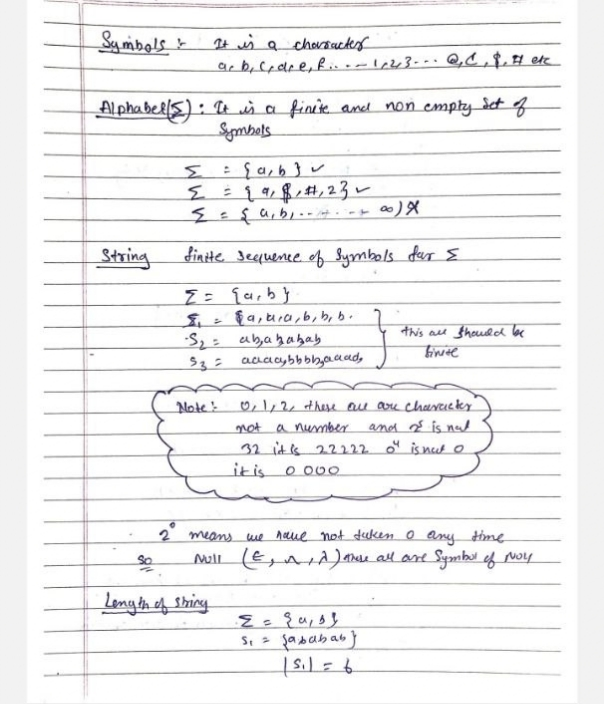
#> input picture WhatsApp Image 2026-10-12 at 7.42.30 PM.jpeg, 604 x 704 px
$ python bands.py '../WhatsApp Image 2026-10-12 at 7.42.30 PM.jpeg'
#> lines starting #> are read from the running program, lines starting #| are printed output that depends on the picture; after the words box and inside, x2 and y2 are one past the last pixel; in counts of white or black regions, pixels touching at a corner belong together
### tools/lineclean.py
"""Remove printed ruled lines from scanned notebook pages while keeping handwriting.

Pure numpy + Pillow (no OpenCV needed).

Why this is not just "threshold the grey" - measured on a real 78-page scan:

  paper            ~1.00
  ruled lines      ~0.15-0.50  (dark!  essentially as dark as the pen)
  show-through     ~0.89-0.99  (the reverse page's ruling + JPEG ringing)
  pen ink          ~0.11       (near black)

Two consequences drive the whole design:

  1. The rules are *not* faint here, so darkness cannot separate them from the
     pen - the two differ only in *shape*.  A rule is a long, thin, horizontal
     structure; a pen stroke is neither long, nor thin, nor horizontal.  So the
     rules are found with a long horizontal opening of the ink mask, and ink is
     protected only by its *vertical extent* - a pen stroke has it, a 2-5px rule
     does not.  A darkness guard must NOT be used here: it matches the rules
     (they are dark) and silently protects every one of them.
  2. Scans are *rotated*.  A 0.94 deg skew drifts a rule ~37px across the page,
     so no single pixel row ever contains a whole rule: a tilted dark line covers
     only ~15% of any row, and both a per-row coverage test and a non-deskewed
     horizontal opening fail completely on it.  The page is therefore deskewed
     *before* detection, by shearing the mask only (never the image, so the
     handwriting is never resampled).

The faint 0.89-0.99 material is handled twice, both times by *darkness* rather
than by shape.  The white point is cut below the paper level, which sends that
whole family to plain white as a tone curve - no geometry is touched, so nothing
can be moved or thinned but its faintest edge.  What is left of it is then swept
up by a separate pass where it also forms a long horizontal run, guarded by
darkness, so dark ink of any shape is never touched by that pass.
"""
from __future__ import annotations

import numpy as np
from PIL import Image, ImageFilter

EPS = 1e-6


# --------------------------------------------------------------------------- #
# numeric helpers
# --------------------------------------------------------------------------- #
def lum(a: np.ndarray) -> np.ndarray:
    """Luminance of an HxWx3 float array in [0,1]."""
    return (0.299 * a[..., 0] + 0.587 * a[..., 1] + 0.114 * a[..., 2]).astype(np.float32)


def _shift_or(m: np.ndarray, s: int, axis: int) -> np.ndarray:
    """Binary dilation by `s` along one axis (edge replicated)."""
    out = m.copy()
    if axis == 0:
        if s < m.shape[0]:
            out[s:, :] |= m[:-s, :]
            out[:-s, :] |= m[s:, :]
    else:
        if s < m.shape[1]:
            out[:, s:] |= m[:, :-s]
            out[:, :-s] |= m[:, s:]
    return out


def dilate(m: np.ndarray, radius: int, axis: int) -> np.ndarray:
    """Dilate a bool array by `radius` along `axis` using binary decomposition."""
    if radius <= 0:
        return m
    r, s = int(radius), 1
    while r > 0:
        if r & 1:
            m = _shift_or(m, s, axis)
        r >>= 1
        s <<= 1
    return m


def erode(m: np.ndarray, radius: int, axis: int) -> np.ndarray:
    """Erode a bool array by `radius` along `axis` (dual of dilate)."""
    if radius <= 0:
        return m
    return ~dilate(~m, radius, axis)


def shear_offsets(w: int, slope: float) -> np.ndarray:
    """Per-column vertical shift (px) that straightens a line of slope `slope`."""
    xs = np.arange(w, dtype=np.float64)
    return np.round(slope * (xs - w / 2.0)).astype(np.int64)


def _shear(m: np.ndarray, off: np.ndarray, sign: int) -> np.ndarray:
    h = m.shape[0]
    idx = np.clip(np.arange(h, dtype=np.int64)[:, None] + sign * off[None, :], 0, h - 1)
    return np.take_along_axis(m, idx, axis=0)


def shear(m: np.ndarray, off: np.ndarray) -> np.ndarray:
    """Deskew: column x is sampled `off[x]` rows further down."""
    return _shear(m, off, 1)


def unshear(m: np.ndarray, off: np.ndarray) -> np.ndarray:
    """Inverse of `shear` (exact, so masks round-trip)."""
    return _shear(m, off, -1)


# [14 lines left out: function paper_field, not called in this run]


def _smoothstep(x: np.ndarray, lo: float, hi: float) -> np.ndarray:
    t = np.clip((x - lo) / max(hi - lo, EPS), 0.0, 1.0)
    return (t * t * (3.0 - 2.0 * t)).astype(np.float32)


# [13 lines left out: function _groups, not called in this run]


# --------------------------------------------------------------------------- #
# configuration
# --------------------------------------------------------------------------- #
class Config:
    # thresholds, all relative to the measured paper luminance
    ink_delta: float = 0.012      # "not paper" = this far below the paper level
    medium_delta: float = 0.22    # darker than this = real ink (pen; rules too!)

    # background whitening - the "make the paper plain white" step.  Everything
    # lighter than (paper - bg_white) is pushed to paper-white, over a ramp
    # `white_span` wide below that cut.  The measured populations leave a wide
    # empty gap: show-through measures 0.89-0.99 and pen ink ~0.11, so a cut at
    # paper - 0.18 takes all of the former and none of the latter, and the
    # 0.55-0.78 ramp band holds almost nothing for it to thin.  Being a tone
    # curve it cannot move a stroke's geometry, only its faintest edge.
    bg_white: float = 0.18

    # ruled-line detection
    line_radius_frac: float = 0.15  # horizontal erosion radius, fraction of width
    line_min_radius: int = 40
    vpad: int = 3                   # vertical dilation that absorbs residual skew
    line_pad_v: int = 3             # extra rows above/below a show-through band
    vdeep_radius: int = 4           # vertical run >= 2r+1 px == a real stroke
    band_pad_h: int = 40            # horizontal over-fill when bridging a band

    # faint (>= paper - medium_delta) long horizontal bands: show-through, blush,
    # JPEG ringing.  Removed in a separate, darkness-guarded pass.
    clear_showthrough: bool = True

    # white point
    paper_pct: float = 92.0         # per-channel paper level percentile
    white_pct: float = 95.0         # percentile that defines "this is paper"
    white_span: float = 0.22        # luminance band over which paper fades out

    # skew search
    skew_downsample: int = 4
    skew_range: float = 0.05        # +/- slope searched
    skew_step: float = 0.004        # coarse step, refined by 8x after

    # vertical margin lines: preserved by construction, unless switched off
    preserve_vlines: bool = True
    vline_radius: int = 60


# --------------------------------------------------------------------------- #
# skew estimation
# --------------------------------------------------------------------------- #
def estimate_skew(faint: np.ndarray, cfg: Config) -> float:
    """Slope (vertical drift per pixel of width) that best straightens the rules.

    Scored by how concentrated the row profile becomes: a horizontal rule piles
    all of its ink into one row, a tilted one smears it over ~26.  Run on faint
    non-pen pixels only, so the (much darker, much larger) handwriting cannot
    swamp the signal.
    """
    h, w = faint.shape
    d = max(1, cfg.skew_downsample)
    H, W = h // d, w // d
    if H < 8 or W < 8:
        return 0.0
    small = faint[:H * d, :W * d].reshape(H, d, W, d).mean(axis=(1, 3)).astype(np.float32)
    x_full = np.arange(W, dtype=np.float64) * d + (d - 1) / 2.0

    def score(slope: float) -> float:
        off = np.round(slope * (x_full - w / 2.0) / d).astype(np.int64)
        idx = np.clip(np.arange(H, dtype=np.int64)[:, None] + off[None, :], 0, H - 1)
        rows = np.take_along_axis(small, idx, axis=0).sum(axis=1)
        return float(((rows - rows.mean()) ** 2).mean())

    coarse = np.arange(-cfg.skew_range, cfg.skew_range + 1e-9, cfg.skew_step)
    best = float(max(coarse, key=score))
    fine = np.arange(best - cfg.skew_step, best + cfg.skew_step + 1e-9, cfg.skew_step / 8)
    return float(max(fine, key=score))


# --------------------------------------------------------------------------- #
# main routine
# --------------------------------------------------------------------------- #
# [127 lines left out: function clean_page, not called in this run]

### tools/bands.py
"""List every horizontal band the cleaner detects on one page, with its shape.

    python tools/bands.py preview/p001_before.png

Printed rules are a *family*: same thickness, same horizontal extent, regular
spacing, and - decisively - the same positions on all 78 pages.  A hand-drawn
horizontal line (a diagram bar, a long underline) is a one-off: arbitrary
thickness, arbitrary extent, arbitrary position.

This prints the shape of every detection, plus the median thickness and extent a
family filter would test against, so the family can be identified from numbers
rather than guessed at.  The bands listed are exactly the rows pass 4 clears
(before the vertical-extent guard).

`detect()` is the shared entry point: `tools/families.py` imports it to pool
band positions across every page of the PDF.
"""
from __future__ import annotations

import sys

import numpy as np
from PIL import Image

from lineclean import (Config, dilate, erode, estimate_skew, lum, shear,
                       shear_offsets)


def groups(idx: np.ndarray) -> list[tuple[int, int]]:
    """Group sorted integer indices into runs of consecutive values."""
    out: list[tuple[int, int]] = []
    if not len(idx):
        return out
    start = prev = int(idx[0])
    for v in idx[1:]:
        v = int(v)
        if v != prev + 1:
            out.append((start, prev))
            start = v
        prev = v
    out.append((start, prev))
    return out


def detect(rgb: np.ndarray, cfg: Config | None = None) -> tuple[list[dict], dict]:
    """The bands this page would clear, in the *deskewed* frame.

    Runs exactly the detection half of `lineclean.clean_page` (masks, skew,
    shear, opening), before the vertical-extent guard is applied.  Each row is
    {y, t, x0, x1, ext, dark, dfrac}; `y` is comparable across pages because it
    is measured after the shear has straightened the page.
    """
    cfg = cfg or Config()
    a = np.asarray(rgb, dtype=np.float32) / 255.0
    g = lum(a)
    h, w = g.shape
    paper = float(np.percentile(g[::4, ::4], cfg.white_pct))
    faint = g < (paper - cfg.ink_delta)
    medium = g < (paper - cfg.medium_delta)
    skew_mask = faint & ~medium
    if float(skew_mask.mean()) < 0.002:      # as clean_page: fall back to thin dark
        skew_mask = medium & ~erode(medium, cfg.vdeep_radius, 0)
    slope = estimate_skew(skew_mask, cfg)
    off = shear_offsets(w, slope)
    radius = max(cfg.line_min_radius, int(round(cfg.line_radius_frac * w)))

    thick = dilate(shear(faint, off), cfg.vpad, 0)
    opened = dilate(erode(thick, radius, 1), radius, 1)
    Ls = shear(g, off)

    rows = []
    for r0, r1 in groups(np.where(opened.any(axis=1))[0]):
        cols = np.where(opened[r0:r1 + 1].any(axis=0))[0]
        if not len(cols):
            continue
        seg = Ls[r0:r1 + 1]
        solid = seg[seg < paper - cfg.medium_delta]
        rows.append({
            "y": (r0 + r1) // 2,
            "t": int(r1 - r0 + 1),
            "x0": int(cols[0]), "x1": int(cols[-1]),
            "ext": int(cols[-1] - cols[0] + 1),
            "dark": float(solid.mean()) if solid.size else float("nan"),
            "dfrac": float(solid.size) / seg.size,
        })
    info = {"paper": paper, "slope": slope, "radius": radius, "h": h, "w": w}
    return rows, info


def main() -> None:
    path = sys.argv[1]
    cfg = Config()
    a = np.asarray(Image.open(path).convert("RGB"), dtype=np.uint8)
#> a is the input picture: shape (704, 604, 3); mean R, G, B 241.2, 240.9, 241.5
    rows, info = detect(a, cfg)
#> in detect, `paper = float(np.percentile(g[::4, ::4], cfg.white_pct))`: paper = 1
#> in detect, `faint = g < (paper - cfg.ink_delta)`:
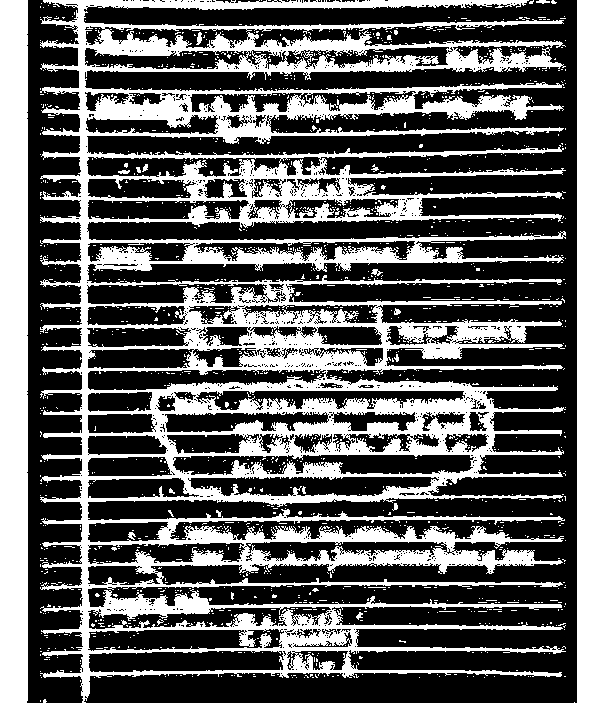
#> faint: shape (704, 604) bool; 38.1% white; 1502 white regions (1483 under 20 px), largest, box (x1, y1, x2, y2) and area: (0, 0, 604, 704) 157348, (196, 32, 202, 45) 49, (371, 269, 383, 276) 42
#> in estimate_skew, `small = faint[:H * d, :W * d].reshape(H, d, W, d).mean(axis=(1, 3)).as..`:
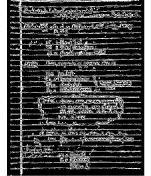
#> small: shape (176, 151) float32; min 0, max 1, mean 0.291
#> in score, `rows = np.take_along_axis(small, idx, axis=0).sum(axis=1)`: rows = 176 values, max 82.44 at index 0, min 20.62 at index 172, mean 44.12
#> in score (call 26), `off = np.round(slope * (x_full - w / 2.0) / d).astype(np.int64)`: off = 151 values from -4 to 4
#> in score (call 26), `idx = np.clip(np.arange(H, dtype=np.int64)[:, None] + off[None, :], 0,..`:
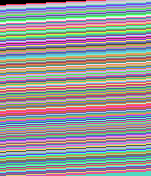
#> idx: shape (176, 151) int64; 176 distinct labels, from 0 to 175; one colour per label, 0 black
#> in score (call 26), `rows = np.take_along_axis(small, idx, axis=0).sum(axis=1)`: rows = 176 values, max 78.94 at index 0, min 23.38 at index 172, mean 44.08
#> in estimate_skew, `best = float(max(coarse, key=score))`: best = -0.006
#> in score (call 33), `off = np.round(slope * (x_full - w / 2.0) / d).astype(np.int64)`: off = 151 values, max 1 at index 0, min -1 at index 147, mean 0
#> in score (call 33), `idx = np.clip(np.arange(H, dtype=np.int64)[:, None] + off[None, :], 0,..`:
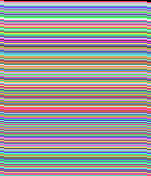
#> idx: shape (176, 151) int64; 176 distinct labels, from 0 to 175; one colour per label, 0 black
#> in score (call 33), `rows = np.take_along_axis(small, idx, axis=0).sum(axis=1)`: rows = 176 values, max 108.4 at index 0, min 14.81 at index 174, mean 43.91
#> in detect, `slope = estimate_skew(skew_mask, cfg)`: slope = -0.007
#> in detect, `off = shear_offsets(w, slope)`: off = 604 values, max 2 at index 0, min -2 at index 517, mean 0.00331
#> in dilate, `r, s = int(radius), 1`: r = 3; s = 1
#> the loop in dilate, `while r > 0:` made 2 passes
#> (r, s) on passes 1 to 2: (1, 2), (0, 4)
#> after the loop in dilate, `while r > 0:`: r = 0; s = 4
#> call 2 of dilate, with radius = 91, axis = 1
#> after the loop in dilate (call 2), `while r > 0:`:
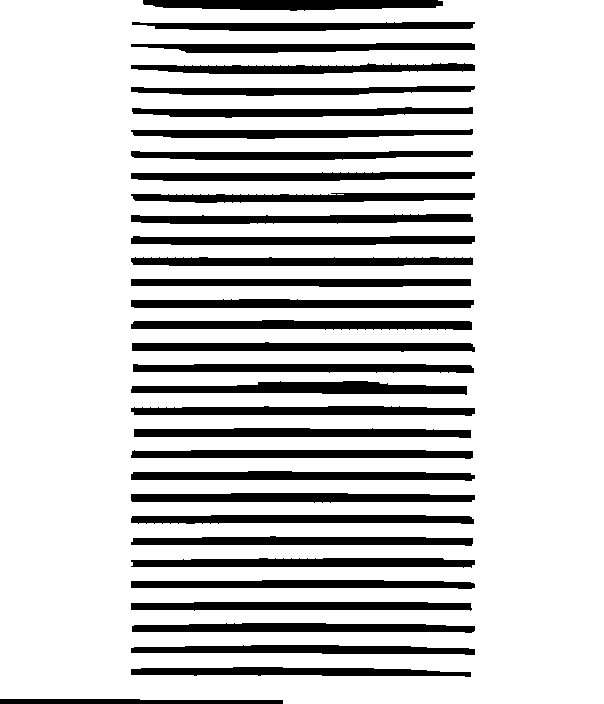
#> m: shape (704, 604) bool; 80.1% white; 33 black regions, largest, box (x1, y1, x2, y2) and area: (131, 381, 467, 395) 3085, (131, 493, 475, 503) 2820, (131, 299, 474, 308) 2786
#> after the loop in dilate (call 2), `while r > 0:`: r = 0; s = 128
#> call 3 of dilate, with radius = 91, axis = 1
#> in dilate (call 3), `r, s = int(radius), 1`: r = 91; s = 1
#> the loop in dilate (call 3), `while r > 0:` made 7 passes
#> (r, s) on passes 1 to 7: (45, 2), (22, 4), (11, 8), (5, 16), (2, 32), (1, 64), (0, 128)
#> after the loop in dilate (call 3), `while r > 0:`:
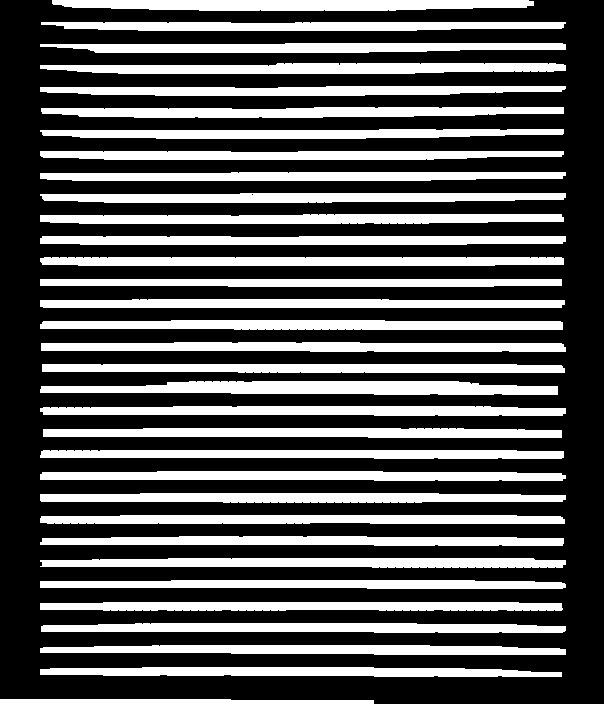
#> m: shape (704, 604) bool; 34.2% white; 33 white regions, largest, box (x1, y1, x2, y2) and area: (40, 381, 558, 395) 5671, (40, 63, 566, 74) 4800, (40, 320, 563, 330) 4702
#> after the loop in dilate (call 3), `while r > 0:`: r = 0; s = 128
#> call 2 of _shear, with off = array of shape (604,), sign = 1
#> in _shear (call 2), `return np.take_along_axis(m, idx, axis=0)`:
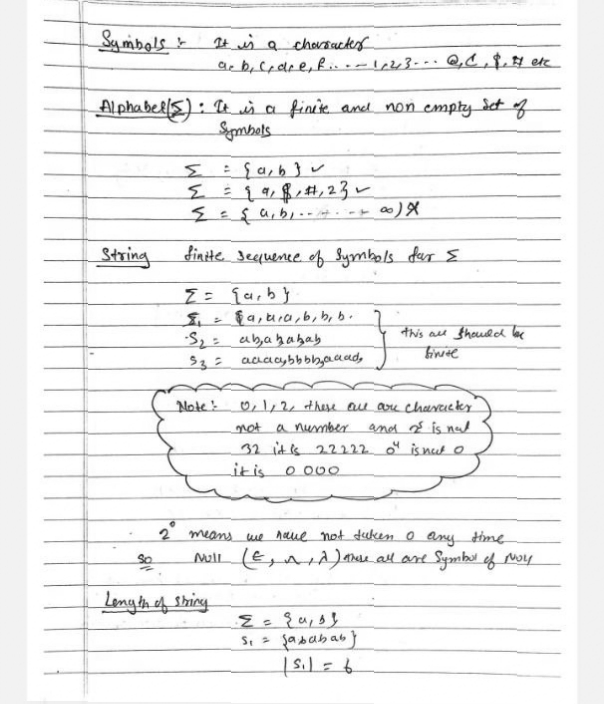
#> returned value: shape (704, 604) float32; min 0.047, max 1, mean 0.945
#> in groups, `start = prev = int(idx[0])`: start = 0
#> the loop in detect, `for r0, r1 in groups(np.where(opened.any(axis=1))[0]):` made 33 passes
#> (r0, r1) on passes 1 to 8: (0, 10), (22, 30), (43, 52), (63, 73), (86, 95), (107, 117), (129, 138), (151, 159)
#> after the loop in detect, `for r0, r1 in groups(np.where(opened.any(axis=1))[0]):`: rows = 33 items
#> in detect, `info = {"paper": paper, "slope": slope, "radius": radius, "h": h, "w":..`: info = {'paper': 1, 'slope': -0.007, 'radius': 91, 'h': 704, 'w': 604}
#> rows = 33 items
    h, w = info["h"], info["w"]
#> h = 704; w = 604
    radius = info["radius"]
#> radius = 91

    print(f"paper={info['paper']:.4f}  skew={np.degrees(np.arctan(info['slope'])):.3f}deg  "
          f"needs a {2 * radius + 1}px run  vdilate={cfg.vpad}")
#| paper=1.0000  skew=-0.401deg  needs a 183px run  vdilate=3

    if not rows:
        print("no bands detected")
        return

    tm = float(np.median([r["t"] for r in rows]))
#> tm = 10
    em = float(np.median([r["ext"] for r in rows]))
#> em = 525
    print(f"\n{len(rows)} bands   median thickness {tm:.0f}px   median extent {em:.0f}px")
#| 33 bands   median thickness 10px   median extent 525px
    print(f"{'y':>6} {'thick':>5} {'x0':>5} {'x1':>5} {'extent':>6} "
          f"{'ink L':>6} {'inkfrac':>7}  family test")
    for r in rows:
        bad = []
        if r["t"] > 2.0 * tm or r["t"] < 0.5 * tm:
            bad.append("thickness")
        if abs(r["ext"] - em) > 0.25 * w:
            bad.append("extent")
        print(f"{r['y']:6d} {r['t']:5d} {r['x0']:5d} {r['x1']:5d} {r['ext']:6d} "
              f"{r['dark']:6.3f} {r['dfrac']:7.3f}  "
              + ("OFF-FAMILY: " + ",".join(bad) if bad else "rule-like"))
#> this loop made 33 passes
#|      5    11    52   533    482  0.701   0.086  rule-like
#|     26     9    41   565    525  0.637   0.125  rule-like
#|     47    10    40   565    526  0.539   0.235  rule-like
#|     68    11    40   565    526  0.604   0.203  rule-like
#|     90    10    40   565    526  0.688   0.128  rule-like
#> (further printed lines are left out)
    sp = np.diff([r["y"] for r in rows])
#> sp = 32 values, max 30 at index 31, min 19 at index 17, mean 21.75
    if len(sp):
        print(f"\nspacing: median {np.median(sp):.1f}px  min {sp.min():.0f}  "
              f"max {sp.max():.0f}")
#| spacing: median 22.0px  min 19  max 30


if __name__ == "__main__":
    main()
